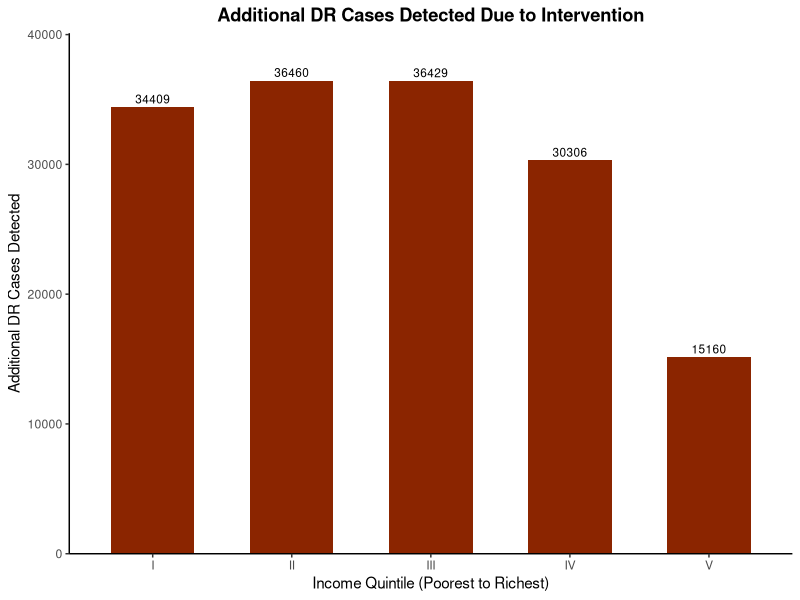
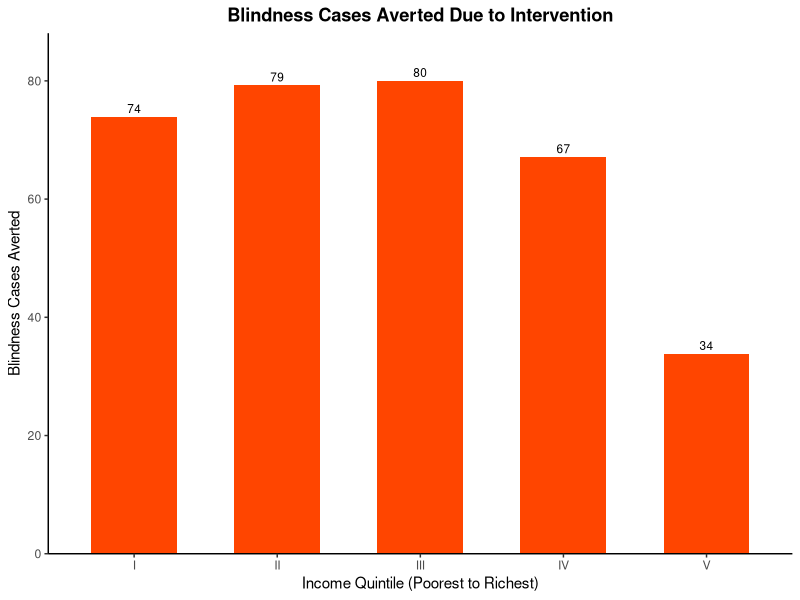

The R source for these figures, in order:

#health benefit calculation and disaggregation by quintile 
#cases of DR detected and cases of blindness averted due to intervention
rm(list = ls())
input <- read.csv("input table new.csv")
input$Parameters <- trimws(input$Parameters)
input$Value <- as.numeric(gsub(",", "", input$Value)) 


get_val <- function(name) input$Value[input$Parameters == name]
quintiles <- 1:5
scale_to_target_pop <- get_val("target_pop") / get_val("pop")
plain_number <- function(x) format(round(x, 0), scientific = FALSE, trim = TRUE)

#section 1: Additional DR cases detected due to intervention  
#1.1 estimating the cases of DR detected before the screening intervention in each income quintile

dr_baseline <- sapply(quintiles, function(i) {
  get_val(paste0("pop_", i)) *
    get_val(paste0("dr_", i)) *
    get_val(paste0("pcu_", i)) *
    get_val("cov_b") *
    get_val("sens_b")})

#1.2 estimating the cases of DR detected after the screening intervention in each income quintile
dr_inv <- sapply(quintiles, function(i) {
  get_val(paste0("pop_", i)) *
    get_val(paste0("dr_", i)) *
    get_val(paste0("pcu_", i)) *
    get_val("cov_inv") *
    get_val("sens_inv")})

#1.3 estimating the difference in number of DR cases detected per quintile and plot 

dr_detected <- dr_inv - dr_baseline
dr_detected_target <- dr_detected * scale_to_target_pop

library(ggplot2)
plot_dr <- data.frame(
  quintile = factor(c("I","II","III","IV","V"), levels=c("I","II","III","IV","V")),
  dr_detected = dr_detected_target)

ggplot(plot_dr, aes(x=quintile, y=dr_detected)) +
  geom_col(fill="orangered4", width=0.6)+
  geom_text(aes(label = plain_number(dr_detected)), vjust = -0.4, size = 3) +
  scale_y_continuous(labels = plain_number,
                     expand = expansion(mult = c(0, 0.1))) +
  labs(title="Additional DR Cases Detected Due to Intervention",
       x="Income Quintile (Poorest to Richest)",
       y="Additional DR Cases Detected") +
  theme_classic()+
  theme(plot.title=element_text(hjust=0.5, face="bold"))

#section 2: Number of blindness cases averted due to intervention
#2.1 estimating blindness cases due to DR before the screening intervention in each income quintile

blind_baseline <-  sapply(quintiles, function(i) {
  get_val(paste0("pop_", i)) *
    get_val(paste0("dr_", i)) *
    get_val(paste0("pcu_", i)) *
    get_val("cov_b") *
    get_val("sens_b") *
    (1 - get_val("lfu_referral")) *
    (1 - get_val("lfu_treat")) *
    get_val(paste0("vtdr_dr_", i)) *
    get_val("eff_blind")})

#2.2 estimating blindness cases due to DR after the screening intervention in each income quintile
blind_inv <-  sapply(quintiles, function(i) {
  get_val(paste0("pop_", i)) *
    get_val(paste0("dr_", i)) *
    get_val(paste0("pcu_", i)) *
    get_val("cov_inv") *
    get_val("sens_inv") *
    (1 - get_val("lfu_referral")) *
    (1 - get_val("lfu_treat")) *
    get_val(paste0("vtdr_dr_", i)) *
    (1 - get_val("vtdr_reduction"))*
    get_val("eff_blind")})

#1.3 estimating blindness cases averted per quintile and plot
blind_averted <- blind_inv - blind_baseline
blind_averted_target <- blind_averted * scale_to_target_pop

plot_blind <- data.frame(
  quintile = factor(c("I","II","III","IV","V"), levels=c("I","II","III","IV","V")),
  blind_averted = blind_averted_target)

ggplot(plot_blind, aes(x=quintile, y=blind_averted)) +
  geom_col(fill="orangered", width=0.6)+
  geom_text(aes(label = plain_number(blind_averted)), vjust = -0.4, size = 3) +
  scale_y_continuous(labels = plain_number,
                     expand = expansion(mult = c(0, 0.1))) +
  labs(title="Blindness Cases Averted Due to Intervention",
       x="Income Quintile (Poorest to Richest)",
       y="Blindness Cases Averted") +
  theme_classic()+
  theme(plot.title=element_text(hjust=0.5, face="bold"))

#dashboard

health_benefit_dash <- as.data.frame(rbind(
  round(dr_detected_target, 0),
  round(blind_averted_target, 0)
))
colnames(health_benefit_dash) <- c("I","II","III","IV","V")
rownames(health_benefit_dash) <- c("Additional DR Cases Detected (scaled to target population)",
                                   "Blindness Cases Averted (scaled to target population)")
print(health_benefit_dash)
